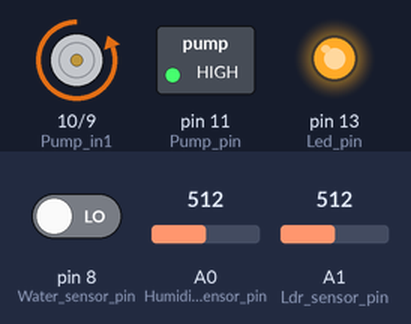
The sketch below on a simulated Arduino Uno, built with avr-gcc and run on an emulated ATmega328P. On the bench: motor-driver pin pairs drawn as motors (green arrow = first pin HIGH = forward, orange = second pin HIGH = backward, longer = more drive), switched loads named in the sketch (green lamp = pin HIGH), output pins drawn as LEDs (lit = HIGH). The test bench sets the inputs (shaded band); at power-on: pin 8 (Water_sensor_pin) LOW, A0 (Humidity_sensor_pin) = 512, A1 (Ldr_sensor_pin) = 512. What the sketch prints to the serial monitor is not drawn.

Above: at 0.05 s.
Timing chart, 0 to 5.8 s (numbered marks = the images above):
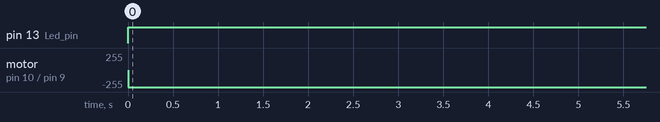

The sketch:

arduino_code.ino
```cpp
#include "pitches.h"  //add note library
#define emergency 5

const int Humidity_sensor_pin = A0;
const int Ldr_sensor_pin = A1;  //the number of the LDR pin
const int Buzzer_pin = 7;
const int Water_sensor_pin = 8;
const int Led_pin = 13;
const int Pump_pin = 11;
const int Pump_in1 = 10;
const int Pump_in2 = 9;

int Humidity_sensor_val = 0;
int refill_counter = 0;
int Ldr_sensor_val = 0;
int Buzzer_status = 0;
int Temp_sensor_val = 25;

//notes in the melody
int melody[] = { NOTE_C4, NOTE_G3, NOTE_G3, NOTE_A3, NOTE_G3, 0, NOTE_B3, NOTE_C4 };

//note durations. 4=quarter note / 8=eighth note
int noteDurations[] = { 4, 8, 8, 4, 4, 4, 4, 4 };

void setup() {
  pinMode(Pump_pin, OUTPUT);
  pinMode(Pump_in1, OUTPUT);
  pinMode(Pump_in2, OUTPUT);
  digitalWrite(Pump_pin, HIGH);
  pinMode(Led_pin, OUTPUT);
  pinMode(Water_sensor_pin, INPUT);
  pinMode(Ldr_sensor_pin, INPUT);
  Serial.begin(9600); // Default connection rate for my BT module
}

void loop() {
  digitalWrite(Led_pin, HIGH);
  // turn on motor A
  digitalWrite(Pump_in2, HIGH);
  //digitalWrite(Pump_in2, LOW);

  // set speed to 200 out of possible range 0~255
  //analogWrite(Pump_pin, 200);
  delay(5000);

  digitalWrite(Led_pin, LOW);

  // now change motor directions


  // now turn off motors
  digitalWrite(Pump_in2, LOW);
  //digitalWrite(Pump_in2, LOW);

  Humidity_sensor_val = analogRead(Humidity_sensor_pin);
  Ldr_sensor_val = analogRead(Ldr_sensor_pin);
  int Water_sensor_value = digitalRead(Water_sensor_pin);

  if (Water_sensor_value == HIGH) {
    refill_counter = refill_counter + 1;
    if (refill_counter >= emergency)
    {
      playBuzzer();
      Buzzer_status = 1;
    }
  }
  else {
    refill_counter = 0;
    Buzzer_status = 0;
  }

  printData(Humidity_sensor_val, Ldr_sensor_val, Water_sensor_value, Buzzer_status, Temp_sensor_val);
  //delay(3000);
}


void printData(int hum_val, int ldr_val, int water_val, int buzzer_val, int temp_val) {
  int humidity_percent = convertToPercent(hum_val);
  Serial.print(hum_val);
  Serial.print(",");
  Serial.print(humidity_percent);
  Serial.print(",");
  Serial.print(ldr_val);
  Serial.print(",");
  Serial.print(water_val);
  Serial.print(",");
  Serial.print(buzzer_val);
  Serial.print(",");
  Serial.print(temp_val);
  Serial.println();
}


int convertToPercent(int value)
{
  int percentValue = 0;
  percentValue = map(value, 850, 0, 100, 0);
  return percentValue;
}

void playBuzzer() {
  //iterate over the notes of the melody
  for (int thisNote = 0; thisNote <8; thisNote++) {

    //to calculate the note duration, take one second. Divided by the note type
    int noteDuration = 1000 / noteDurations[thisNote];
    tone(Buzzer_pin, melody[thisNote], noteDuration);

    //to distinguish the notes, set a minimum time between them
    //the note's duration +30% seems to work well
    int pauseBetweenNotes = noteDuration * 1.30;
    delay(pauseBetweenNotes);

    //stop the tone playing
    noTone(Buzzer_pin);
  }
}
```

pitches.h
```cpp
/*************************************************
 * Public Constants
 *************************************************/

#define NOTE_B0  31
#define NOTE_C1  33
#define NOTE_CS1 35
#define NOTE_D1  37
#define NOTE_DS1 39
#define NOTE_E1  41
#define NOTE_F1  44
#define NOTE_FS1 46
#define NOTE_G1  49
#define NOTE_GS1 52
#define NOTE_A1  55
#define NOTE_AS1 58
#define NOTE_B1  62
#define NOTE_C2  65
#define NOTE_CS2 69
#define NOTE_D2  73
#define NOTE_DS2 78
#define NOTE_E2  82
#define NOTE_F2  87
#define NOTE_FS2 93
#define NOTE_G2  98
#define NOTE_GS2 104
#define NOTE_A2  110
#define NOTE_AS2 117
#define NOTE_B2  123
#define NOTE_C3  131
#define NOTE_CS3 139
#define NOTE_D3  147
#define NOTE_DS3 156
#define NOTE_E3  165
#define NOTE_F3  175
#define NOTE_FS3 185
#define NOTE_G3  196
#define NOTE_GS3 208
#define NOTE_A3  220
#define NOTE_AS3 233
#define NOTE_B3  247
#define NOTE_C4  262
#define NOTE_CS4 277
#define NOTE_D4  294
#define NOTE_DS4 311
#define NOTE_E4  330
#define NOTE_F4  349
#define NOTE_FS4 370
#define NOTE_G4  392
#define NOTE_GS4 415
#define NOTE_A4  440
#define NOTE_AS4 466
#define NOTE_B4  494
#define NOTE_C5  523
#define NOTE_CS5 554
#define NOTE_D5  587
#define NOTE_DS5 622
#define NOTE_E5  659
#define NOTE_F5  698
#define NOTE_FS5 740
#define NOTE_G5  784
#define NOTE_GS5 831
#define NOTE_A5  880
#define NOTE_AS5 932
#define NOTE_B5  988
#define NOTE_C6  1047
#define NOTE_CS6 1109
#define NOTE_D6  1175
#define NOTE_DS6 1245
#define NOTE_E6  1319
#define NOTE_F6  1397
#define NOTE_FS6 1480
#define NOTE_G6  1568
#define NOTE_GS6 1661
#define NOTE_A6  1760
#define NOTE_AS6 1865
#define NOTE_B6  1976
#define NOTE_C7  2093
#define NOTE_CS7 2217
#define NOTE_D7  2349
#define NOTE_DS7 2489
#define NOTE_E7  2637
#define NOTE_F7  2794
#define NOTE_FS7 2960
#define NOTE_G7  3136
#define NOTE_GS7 3322
#define NOTE_A7  3520
#define NOTE_AS7 3729
#define NOTE_B7  3951
#define NOTE_C8  4186
#define NOTE_CS8 4435
#define NOTE_D8  4699
#define NOTE_DS8 4978
```

Measured:
- by itself, pin 13 (Led_pin): LOW → HIGH at 0.00 s
- by itself, motor on pin 10 (Pump_in1) / pin 9 (Pump_in2): stopped → backward 255/255 at 0.00 s
